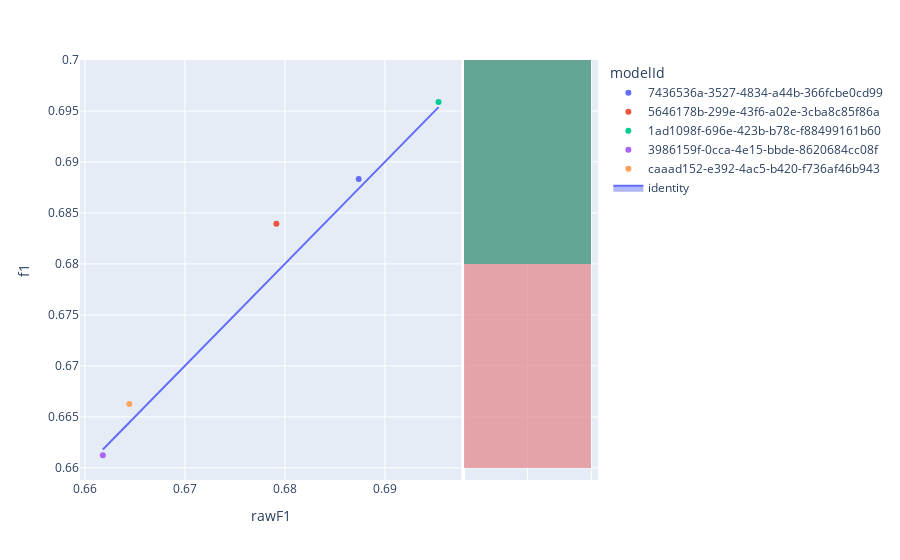

Here is the notebook cell this chart was saved with:
### Code cell
fig=px.scatter(experimentModels,x='rawF1',y='f1',color='modelId',hover_name='modelId', marginal_y="histogram")
fig.add_trace(
    go.Scatter(x=experimentModels['rawF1'], y=experimentModels['rawF1'], name="identity", mode='lines',fill="toself")
)
fig.show()

### Figure 1 — Plotly figure (JSON) as saved in the notebook; plotly's stock layout.template omitted (floating-point values rounded to 4 significant figures)
{"data": [{"hovertemplate": "<b>%{hovertext}</b><br><br>modelId=7436536a-3527-4834-a44b-366fcbe0cd99<br>rawF1=%{x}<br>f1=%{y}<extra></extra>", "hovertext": ["7436536a-3527-4834-a44b-366fcbe0cd99"], "legendgroup": "7436536a-3527-4834-a44b-366fcbe0cd99", "marker": {"color": "#636efa", "symbol": "circle"}, "mode": "markers", "name": "7436536a-3527-4834-a44b-366fcbe0cd99", "orientation": "v", "showlegend": true, "type": "scatter", "x": [0.6874], "xaxis": "x", "y": [0.6883], "yaxis": "y"}, {"alignmentgroup": "True", "bingroup": "y", "hovertemplate": "modelId=7436536a-3527-4834-a44b-366fcbe0cd99<br>f1=%{y}<br>count=%{x}<extra></extra>", "legendgroup": "7436536a-3527-4834-a44b-366fcbe0cd99", "marker": {"color": "#636efa"}, "name": "7436536a-3527-4834-a44b-366fcbe0cd99", "offsetgroup": "7436536a-3527-4834-a44b-366fcbe0cd99", "opacity": 0.5, "showlegend": false, "type": "histogram", "xaxis": "x2", "y": [0.6883], "yaxis": "y2"}, {"hovertemplate": "<b>%{hovertext}</b><br><br>modelId=5646178b-299e-43f6-a02e-3cba8c85f86a<br>rawF1=%{x}<br>f1=%{y}<extra></extra>", "hovertext": ["5646178b-299e-43f6-a02e-3cba8c85f86a"], "legendgroup": "5646178b-299e-43f6-a02e-3cba8c85f86a", "marker": {"color": "#EF553B", "symbol": "circle"}, "mode": "markers", "name": "5646178b-299e-43f6-a02e-3cba8c85f86a", "orientation": "v", "showlegend": true, "type": "scatter", "x": [0.6792], "xaxis": "x", "y": [0.6839], "yaxis": "y"}, {"alignmentgroup": "True", "bingroup": "y", "hovertemplate": "modelId=5646178b-299e-43f6-a02e-3cba8c85f86a<br>f1=%{y}<br>count=%{x}<extra></extra>", "legendgroup": "5646178b-299e-43f6-a02e-3cba8c85f86a", "marker": {"color": "#EF553B"}, "name": "5646178b-299e-43f6-a02e-3cba8c85f86a", "offsetgroup": "5646178b-299e-43f6-a02e-3cba8c85f86a", "opacity": 0.5, "showlegend": false, "type": "histogram", "xaxis": "x2", "y": [0.6839], "yaxis": "y2"}, {"hovertemplate": "<b>%{hovertext}</b><br><br>modelId=1ad1098f-696e-423b-b78c-f88499161b60<br>rawF1=%{x}<br>f1=%{y}<extra></extra>", "hovertext": ["1ad1098f-696e-423b-b78c-f88499161b60"], "legendgroup": "1ad1098f-696e-423b-b78c-f88499161b60", "marker": {"color": "#00cc96", "symbol": "circle"}, "mode": "markers", "name": "1ad1098f-696e-423b-b78c-f88499161b60", "orientation": "v", "showlegend": true, "type": "scatter", "x": [0.6954], "xaxis": "x", "y": [0.6959], "yaxis": "y"}, {"alignmentgroup": "True", "bingroup": "y", "hovertemplate": "modelId=1ad1098f-696e-423b-b78c-f88499161b60<br>f1=%{y}<br>count=%{x}<extra></extra>", "legendgroup": "1ad1098f-696e-423b-b78c-f88499161b60", "marker": {"color": "#00cc96"}, "name": "1ad1098f-696e-423b-b78c-f88499161b60", "offsetgroup": "1ad1098f-696e-423b-b78c-f88499161b60", "opacity": 0.5, "showlegend": false, "type": "histogram", "xaxis": "x2", "y": [0.6959], "yaxis": "y2"}, {"hovertemplate": "<b>%{hovertext}</b><br><br>modelId=3986159f-0cca-4e15-bbde-8620684cc08f<br>rawF1=%{x}<br>f1=%{y}<extra></extra>", "hovertext": ["3986159f-0cca-4e15-bbde-8620684cc08f"], "legendgroup": "3986159f-0cca-4e15-bbde-8620684cc08f", "marker": {"color": "#ab63fa", "symbol": "circle"}, "mode": "markers", "name": "3986159f-0cca-4e15-bbde-8620684cc08f", "orientation": "v", "showlegend": true, "type": "scatter", "x": [0.6618], "xaxis": "x", "y": [0.6612], "yaxis": "y"}, {"alignmentgroup": "True", "bingroup": "y", "hovertemplate": "modelId=3986159f-0cca-4e15-bbde-8620684cc08f<br>f1=%{y}<br>count=%{x}<extra></extra>", "legendgroup": "3986159f-0cca-4e15-bbde-8620684cc08f", "marker": {"color": "#ab63fa"}, "name": "3986159f-0cca-4e15-bbde-8620684cc08f", "offsetgroup": "3986159f-0cca-4e15-bbde-8620684cc08f", "opacity": 0.5, "showlegend": false, "type": "histogram", "xaxis": "x2", "y": [0.6612], "yaxis": "y2"}, {"hovertemplate": "<b>%{hovertext}</b><br><br>modelId=caaad152-e392-4ac5-b420-f736af46b943<br>rawF1=%{x}<br>f1=%{y}<extra></extra>", "hovertext": ["caaad152-e392-4ac5-b420-f736af46b943"], "legendgroup": "caaad152-e392-4ac5-b420-f736af46b943", "marker": {"color": "#FFA15A", "symbol": "circle"}, "mode": "markers", "name": "caaad152-e392-4ac5-b420-f736af46b943", "orientation": "v", "showlegend": true, "type": "scatter", "x": [0.6645], "xaxis": "x", "y": [0.6663], "yaxis": "y"}, {"alignmentgroup": "True", "bingroup": "y", "hovertemplate": "modelId=caaad152-e392-4ac5-b420-f736af46b943<br>f1=%{y}<br>count=%{x}<extra></extra>", "legendgroup": "caaad152-e392-4ac5-b420-f736af46b943", "marker": {"color": "#FFA15A"}, "name": "caaad152-e392-4ac5-b420-f736af46b943", "offsetgroup": "caaad152-e392-4ac5-b420-f736af46b943", "opacity": 0.5, "showlegend": false, "type": "histogram", "xaxis": "x2", "y": [0.6663], "yaxis": "y2"}, {"fill": "toself", "mode": "lines", "name": "identity", "type": "scatter", "x": [0.6874, 0.6792, 0.6954, 0.6618, 0.6645], "y": [0.6874, 0.6792, 0.6954, 0.6618, 0.6645]}], "layout": {"barmode": "overlay", "legend": {"title": {"text": "modelId"}, "tracegroupgap": 0}, "margin": {"t": 60}, "xaxis": {"anchor": "y", "domain": [0, 0.7363], "title": {"text": "rawF1"}}, "xaxis2": {"anchor": "y2", "domain": [0.7413, 1], "matches": "x2", "showgrid": true, "showline": false, "showticklabels": false, "ticks": ""}, "yaxis": {"anchor": "x", "domain": [0, 1], "title": {"text": "f1"}}, "yaxis2": {"anchor": "x2", "domain": [0, 1], "matches": "y", "showgrid": true, "showticklabels": false}}}
